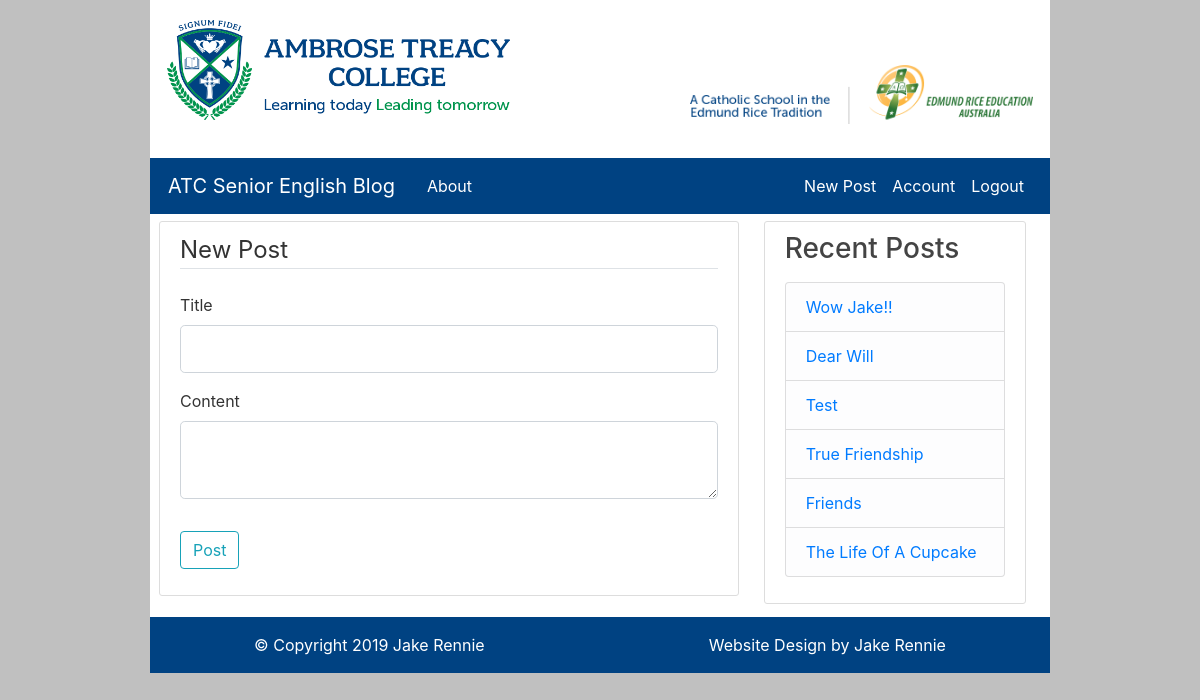
The page /post/new (signed in) on the database its author committed.
### flaskBlog/models.py (models this page shows, shortened)
class Post(db.Model):
    id = db.Column(db.Integer, primary_key=True)
    title = db.Column(db.String(100), nullable=False)
    date_posted = db.Column(db.DateTime, nullable=False)
    content = db.Column(db.Text, nullable=False)
    user_id = db.Column(db.Integer, db.ForeignKey("user.id"), nullable=True)

### flaskBlog/posts/routes.py (the view, shortened to what this page needs)
@posts.route("/post/new", methods=["GET", "POST"])
@login_required
def new_post():
    form = PostForm()
    posts = Post.query.all()
    return render_template("create_post.html", title="New Post", form=form, posts=posts, legend="New Post")

### flaskBlog/posts/forms.py
class PostForm(FlaskForm):
    title = StringField("Title", validators=[DataRequired()])
    content = TextAreaField("Content", validators=[DataRequired()])
    submit = SubmitField("Post")

### flaskBlog/models.py (called while the page is built)
@login_manager.user_loader
def load_user(user_id):
    return User.query.get(int(user_id))

### flaskBlog/templates/create_post.html (shortened to what this page needs)
{% extends 'layout.html' %}
{% block content %}
<div class="content-section">
    <form method="POST" action="">
        <fieldset class="form-group">
            <legend class="border-bottom mb-4">{{ legend }}</legend>
            <div class="form-group">
                {{ form.title.label(class="form-control-label") }}
                {% if form.title.errors %}
                {{ form.title(class="form-control form-control-lg is-invalid") }}
                <div class="invalid-feedback">
                    {% for error in form.title.errors %}
                    <span>{{ error }}</span>
                    {% endfor %}
                </div>
                {% else %}
                {{ form.title(class="form-control form-control-lg") }}
                {% endif %}
            </div>
            <div class="form-group">
                {{ form.content.label(class="form-control-label") }}
                {% if form.content.errors %}
                {{ form.content(class="form-control form-control-lg is-invalid") }}
                <div class="invalid-feedback">
                    {% for error in form.content.errors %}
                    <span>{{ error }}</span>
                    {% endfor %}
                </div>
                {% else %}
                {{ form.content(class="form-control form-control-lg") }}
                {% endif %}
            </div>
        </fieldset>
        <div class="form-group">
            {{ form.submit(class="btn btn-outline-info") }}
        </div>
    </form>
</div>
{% endblock content %}

### flaskBlog/templates/layout.html (shortened to what this page needs)
<!DOCTYPE html>
<html lang="en">
{% if title == "Administration" %}
{% set bootWidth = 12 %}
{% else %}
{% set bootWidth = 8 %}
{% endif %}
<head>
    <link rel="stylesheet" href="https://maxcdn.bootstrapcdn.com/bootstrap/4.3.1/css/bootstrap.min.css">
    <link rel="stylesheet" type="text/css" href="{{ url_for('static', filename='main.css') }}">
</head>
<body>
    <div class="container">
        <div class="banner">
            <a href="{{ url_for('main.splash') }}"><img class="col-md-5 img-fluid float-left" src="\static\ATCLogo.png"
                    alt="Ambrose Treacy College"></a>
            <a href="http://www.erea.edu.au" target="_blank"><img class="col-md-5 img-fluid float-right" id="EREA"
                    src="\static\EREALogo.png" alt="A Catholic School In The Edmund Rice Tradition"></a>
        </div>
    </div>
    <header class="site-header">
        <nav class="navbar navbar-expand-md navbar-dark bg-steel sticky-top">
            <div class="container">
                <a class="navbar-brand mr-4" href="{{ url_for('main.splash') }}">ATC Senior English Blog</a>
                <div class="collapse navbar-collapse" id="navbarToggle">
                    <div class="navbar-nav mr-auto">
                        <a class="nav-item nav-link" href="{{ url_for('main.about') }}">About</a>
                    </div>
                    <div class="navbar-nav">
                        {% if current_user.is_authenticated %}
                        <a class="nav-item nav-link" href="{{ url_for('posts.new_post') }}">New Post</a>
                        <a class="nav-item nav-link" href="{{ url_for('users.account') }}">Account</a>
                        <a class="nav-item nav-link" href="{{ url_for('users.logout') }}">Logout</a>
                        {% else %}
                        <a class="nav-item nav-link" href="{{ url_for('users.login') }}">Login</a>
                        <a class="nav-item nav-link" href="{{ url_for('users.register') }}">Register</a>
                        {% endif %}
                    </div>
                </div>
            </div>
        </nav>
    </header>
    <main role="main" class="container">
        <div class="row container" style="width: auto; margin-right: 0px;">
            <div class="col-md-{{ bootWidth }}" id="main">
                {% block content %}{% endblock %}
            </div>
            {% if title != "Administration" %}
            <div class="col-md-4" id="side">
                <div class="content-section">
                    <h3>Recent Posts</h3>
                    <p class='text-muted'>
                        <ul class="list-group">
                            {% for post in posts[::-1] %}
                            {% if loop.index <= 6 %}
                            <li class="list-group-item list-group-item-light"><a
                                    href="{{ url_for('posts.post', post_id=post.id) }}">{{ post.title }}</a>
                            </li>
                            {% endif %}
                            {% endfor %}
                        </ul>
                    </p>
                </div>
            </div>
            {% endif %}
        </div>
    </main>
    <footer class="site-footer">
        <nav class="navbar navbar-expand-md navbar-dark bg-steel" id="CRLinks">
            <div class="container-fluid" style="width:85%;">
                <ul class="nav navbar-nav">
                    <li class="nav-item active">
                        <a href="#" class="nav-link">&copy; Copyright 2019 Jake Rennie</a>
                    </li>
                </ul>
                <ul class="nav navbar-nav navbar-right">
                    <li class="nav-item active">
                        <a class="nav-link" target="_blank" href="https://github.com/jakecren?tab=repositories">Website
                            Design by Jake Rennie</a>
                    </li>
                </ul>
            </div>
        </nav>
    </footer>
</body>
</html>

### flaskBlog/static/main.css (style rules this page uses)
html { width: 75% !important; margin: auto !important; background-color: #c0c0c0 !important; }
.banner { height: 150px; padding-top: 20px; margin-bottom: 8px; background-color: #FFFFFF; }
#EREA { padding-top: 45px; }
#title { padding-left: 7px; padding-top: 10px; margin-bottom: 15px; }
#main { padding-right: 0px; }
.container { padding-left: 2px; padding-right: 2px; }
body { background: #ffffff; color: #333333; }
h1, h2, h3, h4, h5, h6 { color: #444444; }
.bg-steel { background-color: #004282; }
.site-header .navbar-nav .nav-link { color: #fff; }
.content-section { background: rgb(255, 255, 255); padding: 10px 20px; border: 1px solid #dddddd; border-radius: 3px; margin-top: 7px; margin-bottom: 13px; margin-left: 5px; margin-right: 5px; }

### rows shown on the page
Post: title "Wow Jake!!"
Post: title "Dear Will"
Post: title "Test"
Post: title "True Friendship"
Post: title "Friends"
Post: title "The Life Of A Cupcake"

### other values the page prints
{{ legend }} "New Post"
